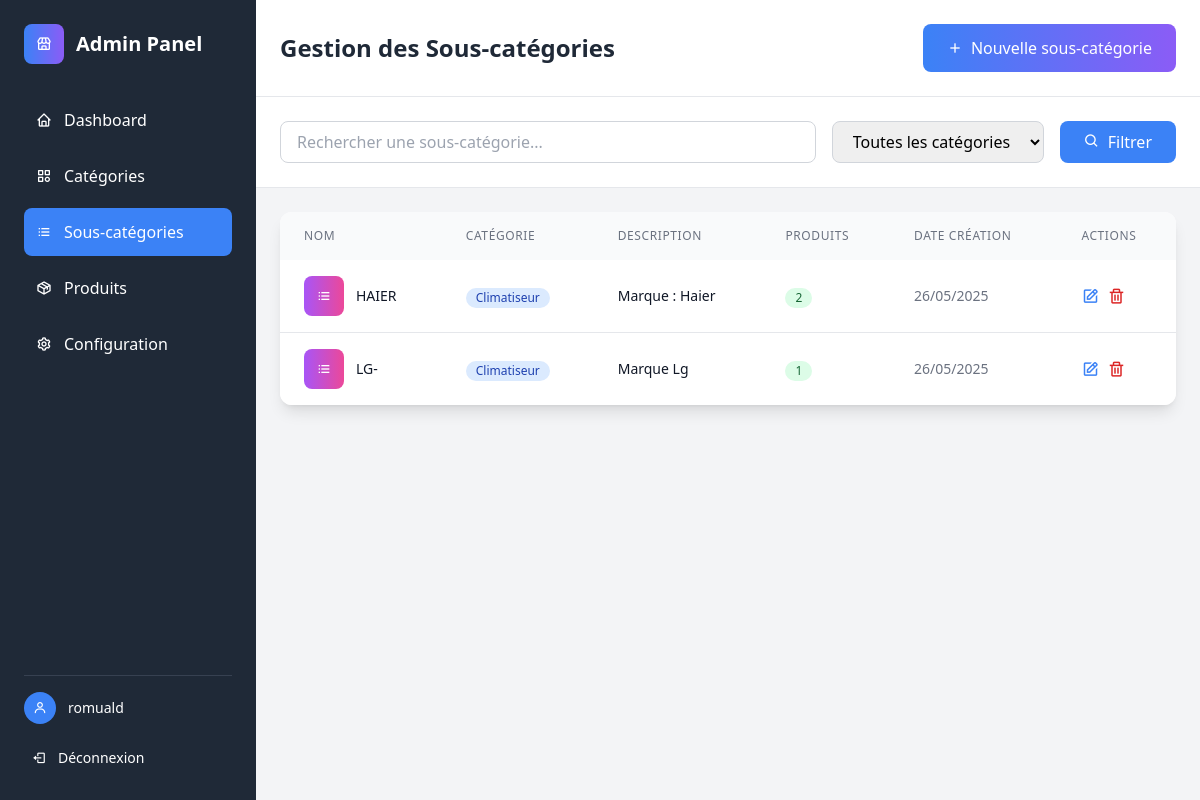
The page /admin-custom/sous-categories/ (signed in) on the database its author committed.
### shop/models.py (models this page shows, shortened)
class SousCategorie(models.Model):
    nom = models.CharField(max_length=100)
    description = models.TextField(blank=True, null=True)
    categorie = models.ForeignKey(Categorie, on_delete=models.CASCADE, related_name='sous_categories')
    image = models.ImageField(upload_to='sous_categories/', blank=True, null=True,
                             help_text="Image représentative de la sous-catégorie")
    date_creation = models.DateTimeField(auto_now_add=True)
    class Meta:
        verbose_name = "Sous-catégorie"
        verbose_name_plural = "Sous-catégories"
        ordering = ['nom']

class Categorie(models.Model):
    nom = models.CharField(max_length=100)
    description = models.TextField(blank=True, null=True)
    image = models.ImageField(upload_to='categories/', blank=True, null=True,
                             help_text="Image représentative de la catégorie")
    date_creation = models.DateTimeField(auto_now_add=True)
    class Meta:
        verbose_name = "Catégorie"
        verbose_name_plural = "Catégories"
        ordering = ['nom']

### shop/admin_views.py (the view)
# urls.py: path('admin-custom/sous-categories/', admin_views.admin_sous_categories, name='admin_sous_categories'),
@user_passes_test(is_admin)
def admin_sous_categories(request):
    sous_categories = SousCategorie.objects.select_related('categorie').annotate(
        nb_produits=Count('produits')
    ).order_by('categorie__nom', 'nom')
    paginator = Paginator(sous_categories, 10)
    page = request.GET.get('page')
    sous_categories = paginator.get_page(page)
    return render(request, 'admin/sous_categories.html', {'sous_categories': sous_categories})

### shop/admin_views.py (called while the page is built)
def is_admin(user):
    return user.is_authenticated and user.is_staff

### shop/context_processors.py (called while the page is built)
def site_config(request):
    return {
        'site_config': ConfigurationSite.get_config()
    }

### shop/models.py (called while the page is built)
    @classmethod
    def get_config(cls):
        config, created = cls.objects.get_or_create(pk=1)
        return config

### shop/templates/admin/sous_categories.html (shortened to what this page needs)
<!DOCTYPE html>
<html lang="fr">
<head>
    <script src="https://cdn.tailwindcss.com"></script>
    <link href='https://unpkg.com/boxicons@2.1.4/css/boxicons.min.css' rel='stylesheet'>
</head>
<body class="bg-gray-100">
    <div class="flex h-screen">
        <div class="bg-dark text-white w-64 flex-shrink-0">
            <div class="p-6">
                <div class="flex items-center space-x-3 mb-8">
                    <div class="w-10 h-10 bg-gradient-to-r from-primary to-secondary rounded-lg flex items-center justify-center">
                        <i class='bx bx-store text-white'></i>
                    </div>
                    <span class="text-xl font-bold">Admin Panel</span>
                </div>
                <nav class="space-y-2">
                    <a href="{% url 'admin_dashboard' %}" class="flex items-center space-x-3 p-3 rounded-lg hover:bg-gray-700 transition-colors">
                        <i class='bx bx-home'></i>
                        <span>Dashboard</span>
                    </a>
                    <a href="{% url 'admin_categories' %}" class="flex items-center space-x-3 p-3 rounded-lg hover:bg-gray-700 transition-colors">
                        <i class='bx bx-category'></i>
                        <span>Catégories</span>
                    </a>
                    <a href="{% url 'admin_sous_categories' %}" class="flex items-center space-x-3 p-3 rounded-lg bg-primary text-white">
                        <i class='bx bx-list-ul'></i>
                        <span>Sous-catégories</span>
                    </a>
                    <a href="{% url 'admin_produits' %}" class="flex items-center space-x-3 p-3 rounded-lg hover:bg-gray-700 transition-colors">
                        <i class='bx bx-package'></i>
                        <span>Produits</span>
                    </a>
                    <a href="{% url 'admin_site_config' %}" class="flex items-center space-x-3 p-3 rounded-lg hover:bg-gray-700 transition-colors">
                        <i class='bx bx-cog'></i>
                        <span>Configuration</span>
                    </a>
                </nav>
            </div>
            <div class="absolute bottom-0 w-64 p-6">
                <div class="border-t border-gray-700 pt-4">
                    <div class="flex items-center space-x-3 mb-4">
                        <div class="w-8 h-8 bg-primary rounded-full flex items-center justify-center">
                            <i class='bx bx-user text-white text-sm'></i>
                        </div>
                        <span class="text-sm">{{ user.username }}</span>
                    </div>
                    <a href="{% url 'admin_logout' %}" class="flex items-center space-x-3 p-2 rounded-lg hover:bg-gray-700 transition-colors text-sm">
                        <i class='bx bx-log-out'></i>
                        <span>Déconnexion</span>
                    </a>
                </div>
            </div>
        </div>
        <div class="flex-1 overflow-auto">
            <div class="bg-white shadow-sm border-b p-6">
                <div class="flex items-center justify-between">
                    <h1 class="text-2xl font-bold text-dark">Gestion des Sous-catégories</h1>
                    <a href="{% url 'admin_sous_categorie_create' %}" class="bg-gradient-to-r from-primary to-secondary text-white px-6 py-3 rounded-lg hover:shadow-lg transition-all duration-300 flex items-center">
                        <i class='bx bx-plus mr-2'></i>
                        Nouvelle sous-catégorie
                    </a>
                </div>
            </div>
            <div class="bg-white border-b p-6">
                <form method="get" class="flex flex-wrap gap-4">
                    <div class="flex-1 min-w-64">
                        <input type="text" name="search" value="{{ search }}" placeholder="Rechercher une sous-catégorie..."
                               class="w-full px-4 py-2 border border-gray-300 rounded-lg focus:ring-2 focus:ring-primary focus:border-transparent">
                    </div>
                    <div>
                        <select name="categorie" class="px-4 py-2 border border-gray-300 rounded-lg focus:ring-2 focus:ring-primary focus:border-transparent">
                            <option value="">Toutes les catégories</option>
                        </select>
                    </div>
                    <button type="submit" class="bg-primary text-white px-6 py-2 rounded-lg hover:bg-blue-600 transition-colors">
                        <i class='bx bx-search mr-2'></i>Filtrer
                    </button>
                </form>
            </div>
            <div class="p-6">
                <div class="bg-white rounded-xl shadow-lg overflow-hidden">
                    <div class="overflow-x-auto">
                        <table class="w-full">
                            <thead class="bg-gray-50">
                                <tr>
                                    <th class="px-6 py-4 text-left text-xs font-medium text-gray-500 uppercase tracking-wider">Nom</th>
                                    <th class="px-6 py-4 text-left text-xs font-medium text-gray-500 uppercase tracking-wider">Catégorie</th>
                                    <th class="px-6 py-4 text-left text-xs font-medium text-gray-500 uppercase tracking-wider">Description</th>
                                    <th class="px-6 py-4 text-left text-xs font-medium text-gray-500 uppercase tracking-wider">Produits</th>
                                    <th class="px-6 py-4 text-left text-xs font-medium text-gray-500 uppercase tracking-wider">Date création</th>
                                    <th class="px-6 py-4 text-left text-xs font-medium text-gray-500 uppercase tracking-wider">Actions</th>
                                </tr>
                            </thead>
                            <tbody class="bg-white divide-y divide-gray-200">
                                {% for sous_categorie in sous_categories %}
                                <tr class="hover:bg-gray-50">
                                    <td class="px-6 py-4 whitespace-nowrap">
                                        <div class="flex items-center">
                                            <div class="w-10 h-10 bg-gradient-to-r from-purple-500 to-pink-500 rounded-lg flex items-center justify-center mr-3">
                                                <i class='bx bx-list-ul text-white'></i>
                                            </div>
                                            <div class="text-sm font-medium text-gray-900">{{ sous_categorie.nom }}</div>
                                        </div>
                                    </td>
                                    <td class="px-6 py-4 whitespace-nowrap">
                                        <span class="inline-flex items-center px-2.5 py-0.5 rounded-full text-xs font-medium bg-blue-100 text-blue-800">
                                            {{ sous_categorie.categorie.nom }}
                                        </span>
                                    </td>
                                    <td class="px-6 py-4">
                                        <div class="text-sm text-gray-900">{{ sous_categorie.description|truncatechars:50 }}</div>
                                    </td>
                                    <td class="px-6 py-4 whitespace-nowrap">
                                        <span class="inline-flex items-center px-2.5 py-0.5 rounded-full text-xs font-medium bg-green-100 text-green-800">
                                            {{ sous_categorie.produits.count }}
                                        </span>
                                    </td>
                                    <td class="px-6 py-4 whitespace-nowrap text-sm text-gray-500">
                                        {{ sous_categorie.date_creation|date:"d/m/Y" }}
                                    </td>
                                    <td class="px-6 py-4 whitespace-nowrap text-sm font-medium">
                                        <div class="flex space-x-2">
                                            <a href="{% url 'admin_sous_categorie_edit' sous_categorie.pk %}" class="text-primary hover:text-secondary">
                                                <i class='bx bx-edit text-lg'></i>
                                            </a>
                                            <a href="{% url 'admin_sous_categorie_delete' sous_categorie.pk %}" class="text-red-600 hover:text-red-900">
                                                <i class='bx bx-trash text-lg'></i>
                                            </a>
                                        </div>
                                    </td>
                                </tr>
                                {% endfor %}
                            </tbody>
                        </table>
                    </div>
                </div>
            </div>
        </div>
    </div>
</body>
</html>

### rows shown on the page
SousCategorie: nom "HAIER", categorie.nom "Climatiseur", description "Marque : Haier", produits.count "2", date_creation "26/05/2025"
SousCategorie: nom "LG-", categorie.nom "Climatiseur", description "Marque Lg", produits.count "1", date_creation "26/05/2025"

### other values the page prints
{{ user.username }} "romuald"
